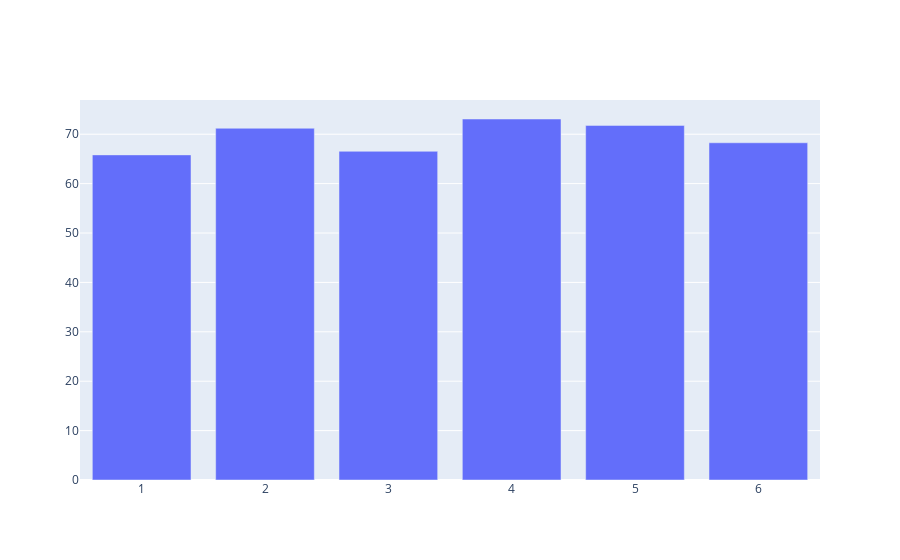

Notebook code cell kept with this figure:
### Code cell
# graph average HP of each generation
grouped_data = df.groupby('Generation')
totals = pd.DataFrame(grouped_data.mean()['HP'])

barchart = go.Bar(
    x = totals.index,
    y = totals['HP']
)

fig3 = go.Figure(data=barchart)
fig3.show()

### Figure 1 — Plotly figure (JSON) as saved in the notebook; plotly's stock layout.template omitted (floating-point values rounded to 4 significant figures)
{"data": [{"type": "bar", "x": [1, 2, 3, 4, 5, 6], "y": [65.82, 71.21, 66.54, 73.08, 71.79, 68.27]}], "layout": {"autosize": true, "xaxis": {"autorange": true, "range": [0.5, 6.5], "type": "linear"}, "yaxis": {"autorange": true, "range": [0, 76.93], "type": "linear"}}}
